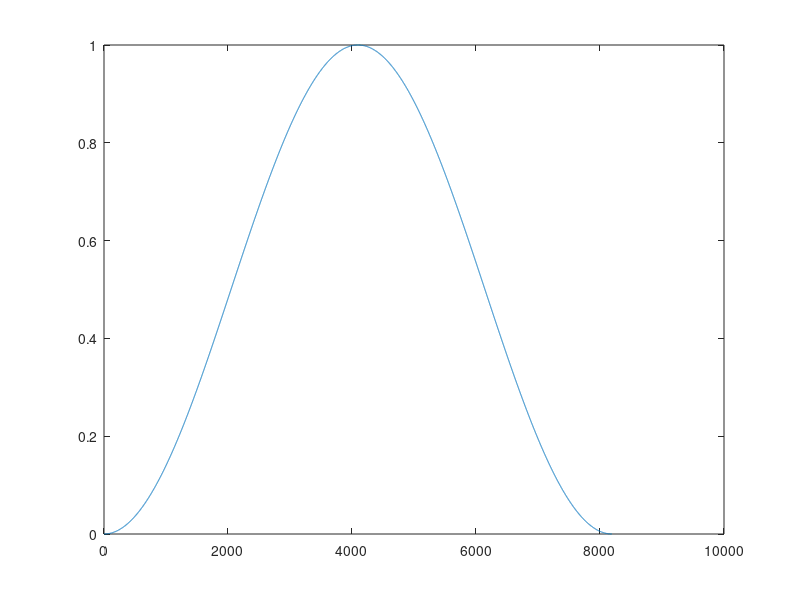
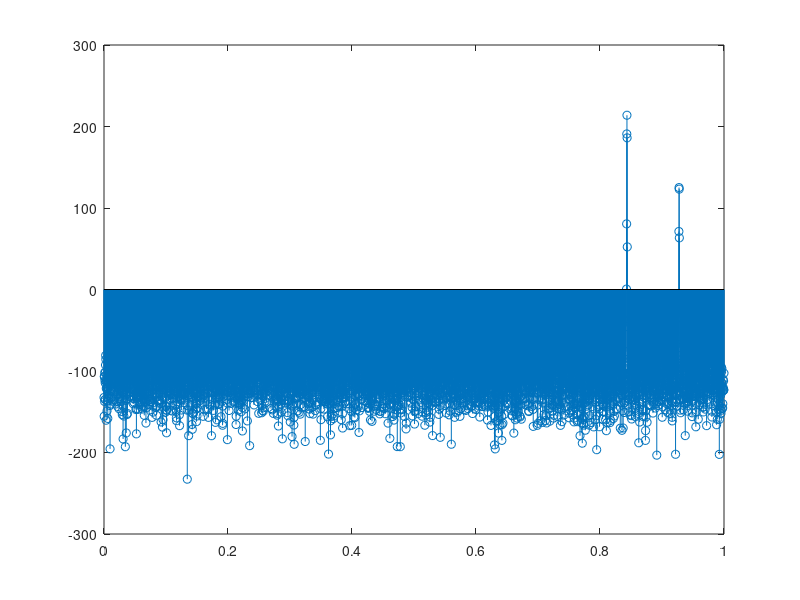

Source code (MATLAB) for these figures, in order:
samplingFreq = 2*10^4; % sampling frequency
f = 7; % number of overlapping signals
Window_Size = 65536*8*16/1024; % size of window to cross multiply
Num_Of_Antennas = 2;
signal_frequency = 324000; % radians/sec
signal_time = 2; % in seconds
N = signal_time/(1/samplingFreq) % total samples in input signal
Nfft = Window_Size/2 % total samples in FFT output
Num_Of_Windows_Per_Signal = ceil(N/Window_Size);
Number_Of_Signals = Num_Of_Antennas*f
Number_Of_Antenna_Signals = Num_Of_Antennas*f;
Number_Of_Complex_Multiplications = 1/2*(Number_Of_Antenna_Signals-1)*Number_Of_Antenna_Signals
signal_to_noise_input = 1; % multiplied to noise then added to signal
t = linspace(0,signal_time,N);
% Signal_no_noise = [(sin(signal_frequency*t(N/3:N*2/3-1)) + 20*sin((signal_frequency-1000)*t(N/3:N*2/3-1)))];
% input_hanning = [ 1/2-(1/2)*cos(2*pi*(1:N/3)/(N/3))];
% Signal_no_noise = Signal_no_noise.*input_hanning;
%figure(2);
%plot(t);
Signal_no_noise = (20*sin(signal_frequency*t) + 20*sin((signal_frequency+1000000)*t));
%plot(20*log(abs(fft(Signal_no_noise))));
windowcoef = (N/2)/f; % commonly used constant
fs = linspace(0,1,Nfft);
%Signals = zeros(Num_Of_Antennas,N);
Signalf = zeros(Num_Of_Windows_Per_Signal,Window_Size);
Signalfft = zeros(Number_Of_Antenna_Signals,Nfft);
Signalmul = zeros(Number_Of_Complex_Multiplications,Nfft);
Signalout = zeros(1,Nfft);
analysis_filter = sinc(((1:Window_Size)-Window_Size/2)/Window_Size);
HanningWindow = 1/2-(1/2)*cos(2*pi*(1:Window_Size)/Window_Size);
pre_filter = analysis_filter.*HanningWindow;
figure(1);
plot(HanningWindow);
% iterate every other signal

% Set up realtime signals
for x = 1:Num_Of_Antennas
    noise = 2*rand(1,N)-1;
    % EDIT: added delay on signals as antenna increases
%     TEMP = [zeros(1,10*x) Signal_no_noise zeros(1,N*2/3+1-(10*x))];
    Signalt = noise+(Signal_no_noise/signal_to_noise_input);
    % create overlap sequences:
    
    for y = 1:f
        start = 1;
        window_c = ceil(((1/f)*y)*Window_Size) % end of the window currently being shifted
        i = 1;
        TEMP = zeros(1,Window_Size);
        while window_c < N
            Signalf(i,:) = [zeros(1,Window_Size-(window_c-start)) (Signalt(start:(window_c-1)))];
            % add prefilter
            Signalf(i,:) = hilbert(Signalf(i,:).*pre_filter);
            %TEMP = fft(Signalf);
            %Signalfft((x),i,:) = TEMP(1:Nfft);
            start = window_c;
            window_c = window_c + Window_Size;
            TEMP = TEMP + Signalf(i,:);
            i = i +1;
        end
        TEMP = fft(TEMP/(i-1));
        Signalfft(x,:) = TEMP(1:Nfft);
    end
end

%experimental!!!!
% multiply and add
z = 1; % holds position, computation too complex for indices here.
for x = 1:Number_Of_Antenna_Signals
    for y = x:Number_Of_Antenna_Signals
        Signalmul(z,:) = Signalfft(x,:).*Signalfft(y,:)/Nfft;
        z=z+1;
    end
end

for x = 1:Number_Of_Complex_Multiplications
    Signalout = Signalmul(x,:)+Signalout;
end

Signalout = Signalout/Number_Of_Complex_Multiplications;


%figure(1);
%plot(t,Signal_no_noise);
% figure(2);
% plot(t(1:Window_Size),(pre_filter));
% figure(3);
% plot(t(1:Window_Size),(HanningWindow));
%figure(19);
%plot(fs,20*log(abs(Signalout)));
%Signalout = ifft(Signalout,N);
%figure (20);
%plot(t,20*log(abs(Signalout)));
figure (21);
stem(fs,(20*log(abs((Signalout)))));
